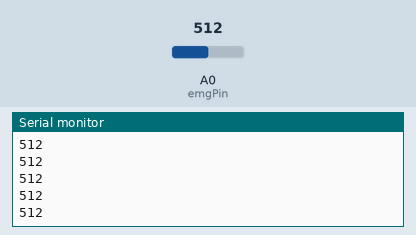
Simulated run of this sketch. Board: Arduino Uno, built with avr-gcc and run on an emulated ATmega328P. Parts: the last lines printed to the serial monitor. The test bench sets the inputs (shaded band); at power-on: A0 (emgPin) = 512.

Above: at 1.2 s.
1.3 s: A0 (emgPin) set to 793
At 1.32 s:
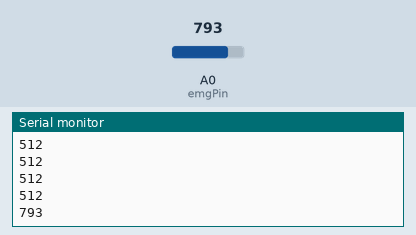
2.8 s: A0 (emgPin) set to 815
At 2.83 s:
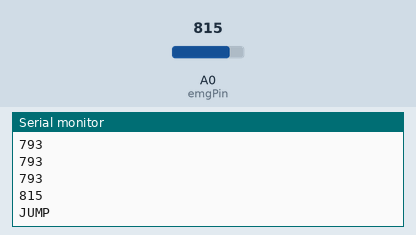
Timing chart, 0 to 5.8 s (numbered marks = the images above; inputs shaded):
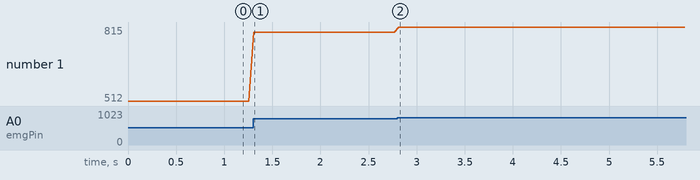

The sketch:

Emg.ino
```cpp
const int emgPin = A0;  // مستشعر العضلات متوصل على A0
int threshold = 800;    // العتبة التي عندها نقول إن العضلة تحركت

void setup() {
    Serial.begin(115200);  // تشغيل السيريال للتواصل مع الكمبيوتر
}

void loop() {
    int emgValue = analogRead(emgPin);  // قراءة البيانات من المستشعر
    Serial.println(emgValue);  // طباعة القيمة في السيريال

    if (emgValue > threshold) {
        Serial.println("JUMP");  // إرسال إشارة القفز
    }

    delay(50);  // تأخير بسيط لتقليل البيانات
}
```

Measured:
- the behaviour switches between 800 and 801 on A0 (emgPin) (found by bisection; images 1 and 2)
- after the input at 1.3 s, the serial monitor: prints a new line at once (image 1)
- after the input at 2.8 s, the serial monitor: prints a new line at once (image 2)
- plotted number 1: 512 → 793 after the input at 1.3 s, 793 → 815 after the input at 2.8 s
